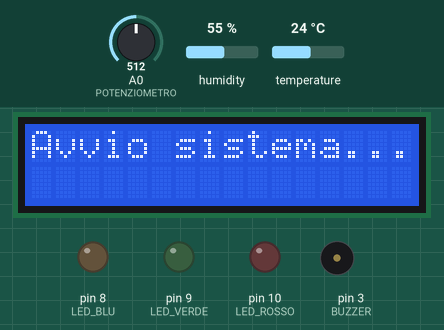
Simulated run of this sketch. Board: Arduino Uno, built with avr-gcc and run on an emulated ATmega328P. Parts: 16×2 character LCD, output pins drawn as LEDs (lit = HIGH), buzzer (waves = sounding). The inputs (shaded band) are chosen by the test bench; at power-on: temperature 24 °C, A0 (POTENZIOMETRO) = 512, humidity 55 %. What the sketch prints to the serial monitor is not drawn.

Above: at 0.1 s.
3.2 s: temperature set to 17 °C
At 10.9 s:
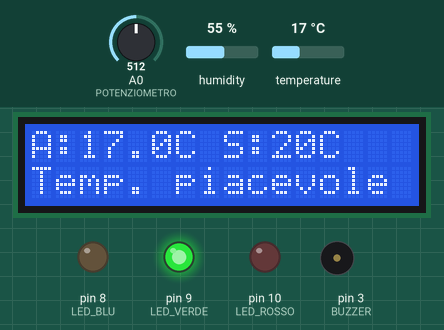
16.5 s: temperature set to 14 °C
At 21.1 s:
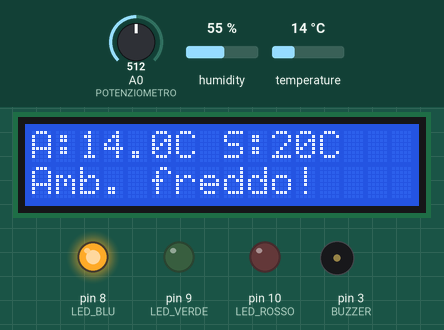
26.5 s: temperature set to 28 °C
At 31.4 s:
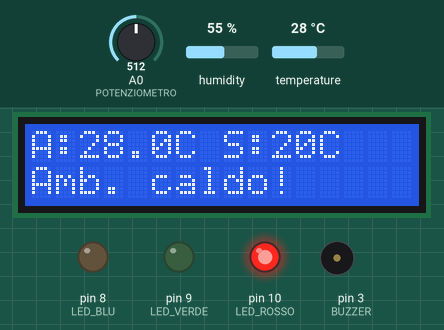
36.5 s: A0 (POTENZIOMETRO) set to 1023
At 43.1 s:
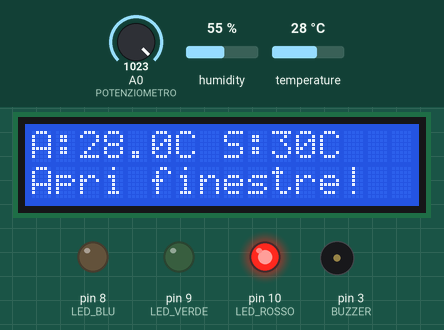
50.5 s: A0 (POTENZIOMETRO) set to 931
At 56.2 s:
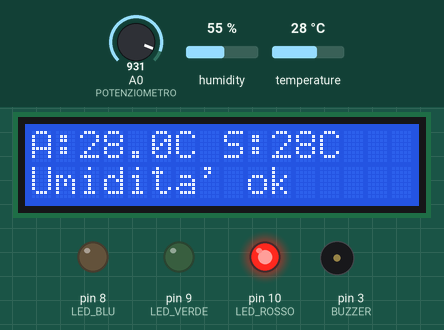
56.5 s: A0 (POTENZIOMETRO) set to 904
At 58.1 s:
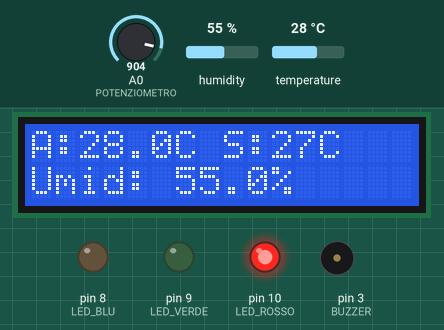
Timing chart, 0 to 62.5 s (numbered marks = the images above; inputs shaded):
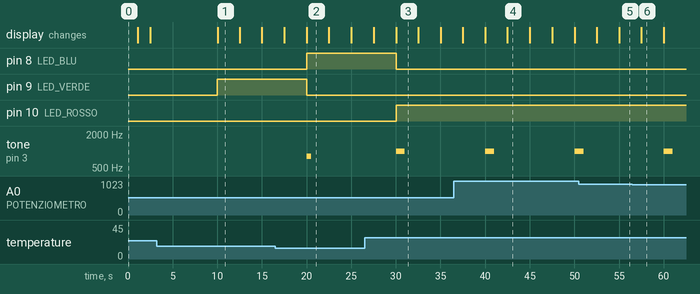

Measured:
- the behaviour switches between 16 and 15 °C on temperature (found by bisection; images 1 and 2)
- the behaviour switches between 921 and 920 on A0 (POTENZIOMETRO) (found by bisection; images 5 and 6)
- after the input at 16.5 s, pin 8 (LED_BLU): LOW → HIGH after 3.5 s; pin 9 (LED_VERDE): HIGH → LOW after 3.5 s; tone on pin 3 (BUZZER): silent → 800 Hz after 3.5 s, → silent 0.50 s later; the display: first differs from a run without the input after 3.5 s (image 2)
- after the input at 26.5 s, pin 8 (LED_BLU): HIGH → LOW after 3.5 s; pin 10 (LED_ROSSO): LOW → HIGH after 3.5 s; the display: first differs from a run without the input after 3.5 s (image 3)
- what the display in image 1 shows lasts 2.5 s, from 10.0 s to 12.5 s

The sketch:

Arduino_DHT11.ino
```cpp
#include "DHT.h"
#include <LiquidCrystal.h>

#define DHTPIN 2
#define DHTTYPE DHT11

const int rs = 11, en = 12, d4 = 7, d5 = 6, d6 = 5, d7 = 4;

const int LED_ROSSO = 10;
const int LED_VERDE = 9;
const int LED_BLU = 8;
const int BUZZER = 3;
const int POTENZIOMETRO = A0;

DHT dht(DHTPIN, DHTTYPE);
LiquidCrystal lcd(rs, en, d4, d5, d6, d7);

const int SOGLIA_CALDA = 25;
const int SOGLIA_FREDDA = 15;
const int POT_TEMP_MIN = 10;
const int POT_TEMP_MAX = 30;
const int SOGLIA_UMIDO = 60;
const int SOGLIA_ARIDO = 40;

const unsigned long INTERVALLO_SENSORE = 10000UL;
const unsigned long INTERVALLO_LCD = 2500UL;
unsigned long ultimoTempo = 0;
unsigned long ultimoTempoLCD = 0;

float temperaturaAttuale = NAN;
float umiditaAttuale = NAN;
int temperaturaScelta  = 20;

bool riscaldamento = false;
bool apri_finestre = false;
bool deumidificatore = false;
bool umidificatore = false;
bool allarme = true;

int paginaLCD = 0;

void setup() {
  Serial.begin(9600);

  pinMode(LED_ROSSO, OUTPUT);
  pinMode(LED_VERDE, OUTPUT);
  pinMode(LED_BLU, OUTPUT);
  pinMode(BUZZER, OUTPUT);

  dht.begin();
  lcd.begin(16, 2);
  lcd.print("Avvio sistema...");
  delay(1000);
  lcd.clear();
}

int leggiPotenziometro() {
  return map(analogRead(POTENZIOMETRO), 0, 1023, POT_TEMP_MIN, POT_TEMP_MAX);
}

void aggiornaLED_Buzzer(float t) {
  digitalWrite(LED_ROSSO, LOW);
  digitalWrite(LED_VERDE, LOW);
  digitalWrite(LED_BLU, LOW);

  if (t >= SOGLIA_CALDA) {
    digitalWrite(LED_ROSSO, HIGH);
    if (allarme) tone(BUZZER, 1000, 1000);
  } else if (t <= SOGLIA_FREDDA) {
    digitalWrite(LED_BLU, HIGH);
    if (allarme) tone(BUZZER, 800, 500);
  } else {
    digitalWrite(LED_VERDE, HIGH);
    noTone(BUZZER);
    allarme = true;
  }
}

void aggiornaStatoTemperatura(float t) {
  if (t < temperaturaScelta) {
    riscaldamento = true;
    apri_finestre = false;
  } else if (t > temperaturaScelta) {
    riscaldamento = false;
    apri_finestre = true;
  } else {
    riscaldamento = false;
    apri_finestre = false;
  }
}

void aggiornaStatoUmidita(float h) {
  if (h > SOGLIA_UMIDO) {
    deumidificatore = true;
    umidificatore = false;
  } else if (h < SOGLIA_ARIDO) {
    deumidificatore = false;
    umidificatore = true;
  } else {
    deumidificatore = false;
    umidificatore = false;
  }
}

void stampaRiga(int riga, String testo) {
  while (testo.length() < 16) testo += " ";
  lcd.setCursor(0, riga);
  lcd.print(testo.substring(0, 16));
}

void aggiornaLCD() {
  if (isnan(temperaturaAttuale) || isnan(umiditaAttuale)) {
    stampaRiga(0, "Errore sensore!");
    stampaRiga(1, "");
    return;
  }

  stampaRiga(0, "A:" + String(temperaturaAttuale, 1) + "C S:" + String(temperaturaScelta) + "C");

  switch (paginaLCD) {

    case 0:
      if (temperaturaAttuale >= SOGLIA_CALDA)  stampaRiga(1, "Amb. caldo!");
      else if (temperaturaAttuale <= SOGLIA_FREDDA) stampaRiga(1, "Amb. freddo!");
      else stampaRiga(1, "Temp. piacevole");
      break;

    case 1:
      if (temperaturaAttuale >= SOGLIA_CALDA) {
        if(apri_finestre) stampaRiga(1, "Finestre aperte");
        else stampaRiga(1, "Apri finestre!");
      } else if (temperaturaAttuale <= SOGLIA_FREDDA) {
        if(riscaldamento) stampaRiga(1, "Risc. acceso");
      } else {
        if (riscaldamento) stampaRiga(1, "Risc. acceso");
        else if (apri_finestre) stampaRiga(1, "Finestre aperte");
        else stampaRiga(1, "Sistema OK");
      }
      break;

    case 2:
      if  (umiditaAttuale > SOGLIA_UMIDO) stampaRiga(1, "Aria umida!");
      else if (umiditaAttuale < SOGLIA_ARIDO) stampaRiga(1, "Aria secca!");
      else stampaRiga(1, "Umidita' ok");
      break;

    case 3:
      if (umiditaAttuale > SOGLIA_UMIDO) {
        if(deumidificatore) stampaRiga(1, "Deumidif. acceso");
        else stampaRiga(1, "Accendi deumidif.!");
      } else if (umiditaAttuale < SOGLIA_ARIDO) {
        if(umidificatore) stampaRiga(1, "Umidif. acceso");
        else stampaRiga(1, "Accendi umidif.!");
      } else {
        stampaRiga(1, "Umid: " + String(umiditaAttuale, 1) + "%");
      }
      break;
  }

  paginaLCD = (paginaLCD + 1) % 4;
}

void stampaSeriale(float t, float h, float tScelta) {
  String statoTemp;
  if (t >= SOGLIA_CALDA) statoTemp = "CALDO";
  else if (t <= SOGLIA_FREDDA) statoTemp = "FREDDO";
  else statoTemp = "COMFORT";

  String statoUm;
  if (h > SOGLIA_UMIDO) statoUm = "UMIDO";
  else if (h < SOGLIA_ARIDO) statoUm = "SECCO";
  else statoUm = "OK";

  Serial.print(t, 1);
  Serial.print(",");
  Serial.print(tScelta);
  Serial.print(",");
  Serial.print(h, 1);
  Serial.print(",");
  Serial.print(statoTemp);
  Serial.print(",");
  if(riscaldamento) Serial.print("ON");
  else Serial.print("OFF");
  Serial.print(",");
  if(apri_finestre) Serial.print("ON");
  else Serial.print("OFF");
  Serial.print(",");
  Serial.print(statoUm);
  Serial.print(",");
  if(deumidificatore) Serial.print("ON");
  else Serial.print("OFF");
  Serial.print(",");
  if(umidificatore) Serial.println("ON");
  else Serial.println("OFF");
}

void loop() {
  unsigned long adesso = millis();

  temperaturaScelta = leggiPotenziometro();

  if (adesso - ultimoTempo >= INTERVALLO_SENSORE) {
    ultimoTempo = adesso;

    float t = dht.readTemperature();
    float h = dht.readHumidity();

    if (!isnan(t) && !isnan(h)) {
      temperaturaAttuale = t;
      umiditaAttuale = h;
      aggiornaLED_Buzzer(t);
      aggiornaStatoTemperatura(t);
      aggiornaStatoUmidita(h);
      stampaSeriale(t, h, temperaturaScelta);
    } else {
      Serial.println("ERRORE,0,0,0,0,0,0,0");
    }
  }

  if (adesso - ultimoTempoLCD >= INTERVALLO_LCD) {
    ultimoTempoLCD = adesso;
    aggiornaLCD();
  }
}
```
